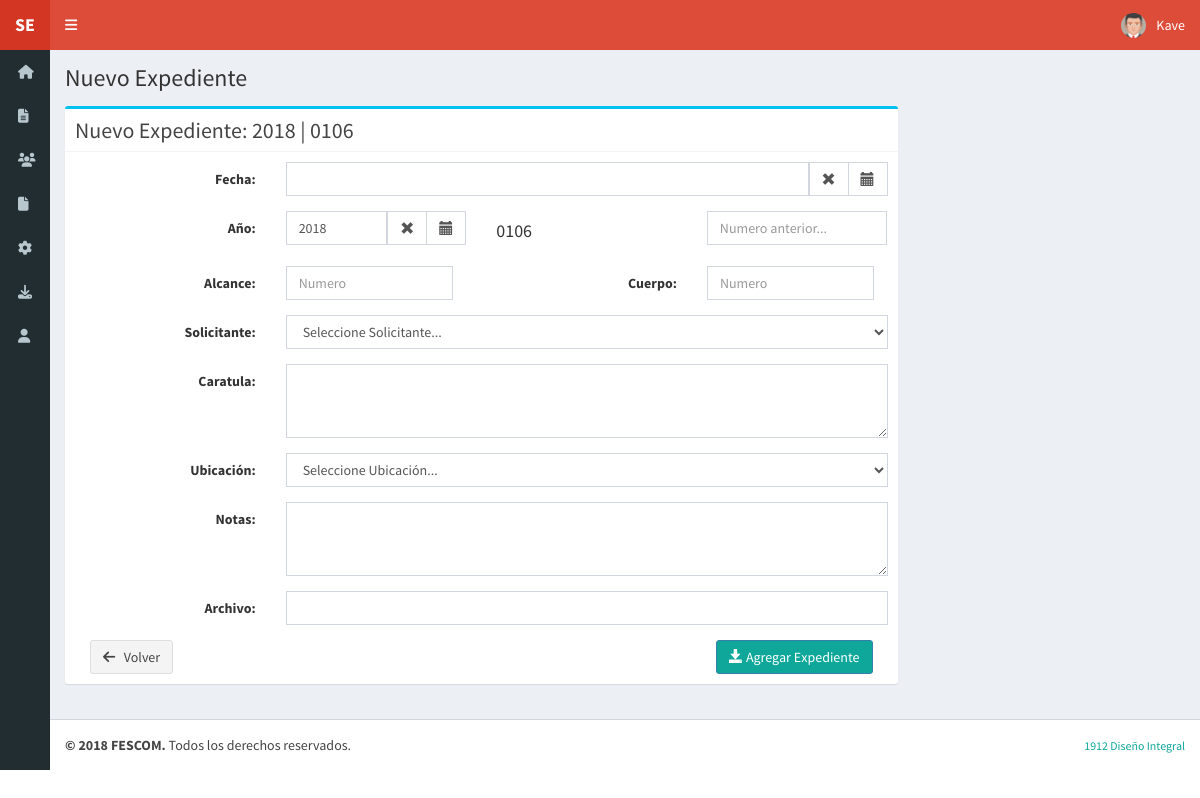
Before: /expedientes/_nuevo.php (signed in) with the older database file.
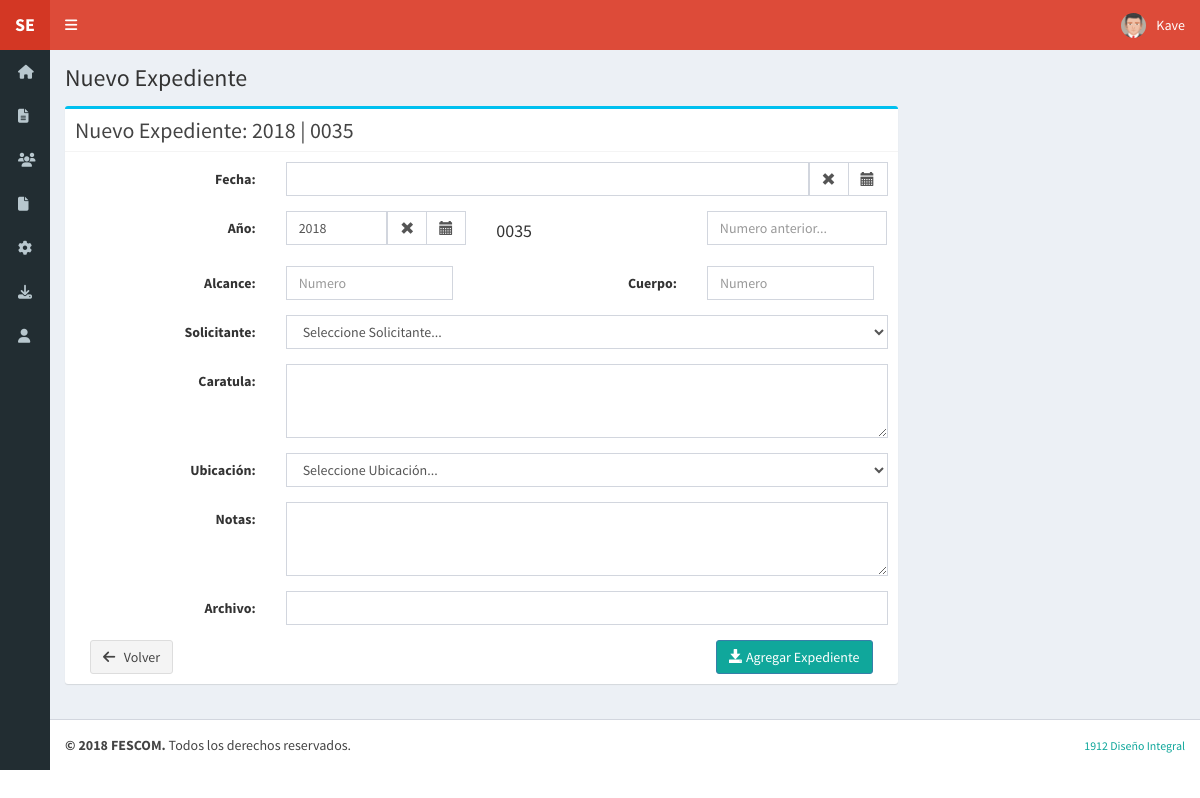
After: the same page with the newer database file.
### tables this page shows
CREATE TABLE `me_expedientes` (
  `Id` mediumint(9) NOT NULL AUTO_INCREMENT,
  `Ingreso` date NOT NULL,
  `Orden` varchar(8) NOT NULL,
  `Alcance` tinyint(4) NOT NULL,
  `Cuerpo` tinyint(4) NOT NULL,
  `Archivo` varchar(50) NOT NULL,
  `Solicitante` smallint(6) NOT NULL,
  `Caratula` varchar(300) NOT NULL,
  `Destino` smallint(6) NOT NULL,
  `Notas` varchar(50) NOT NULL,
  PRIMARY KEY (`Orden`),
  KEY `Idx` (`Id`)
);

### expedientes/_nuevo.php (the view, shortened to what the changed rows need)
<?php
$iniUrl = '../';
include($iniUrl . 'header.php');
if (isset($_POST['btn-signup'])) {
	$ingreso = $mysqli->real_escape_string(trim($_POST['fecha']));
	$periodo = $_POST['periodo'];
	$numero = $_POST['NumeroExp'];
	$alcance = $_POST['alcance'];
	$cuerpo = $_POST['cuerpo'];
	$solicitante = $_POST['solicitante'];
	$caratula = $_POST['motivo'];
	$ubicacion = $_POST['destino'];
	$archivo = $_POST['archivo'];
	$notas = $_POST['notas'];
	$query = $mysqli->prepare("INSERT INTO me_expedientes(Ingreso, Orden, Alcance, Cuerpo, Archivo, Solicitante, Caratula, Destino, Notas) VALUES (?,?,?,?,?,?,?,?,?)");
	$orden = $periodo . $numero;
	$query->bind_param('ssiisisis', $ingreso, $orden, $alcance, $cuerpo, $archivo, $solicitante, $caratula, $ubicacion, $notas);
	if($query->execute()) {
			$query->close();
			header('Location: index.php');
	} else {
			$msg = '<div class="alert alert-danger"><i class="fa fa-ban"></i> &nbsp; Ha ocurrido un error al salvar Nuevo Expediente...</div>';
	}
	$mysqli->close();
} else {
	$sql = "SELECT Orden FROM me_expedientes ORDER BY Orden DESC";
	if (!$tbl_mayor = $mysqli->query($sql)) {
			echo "<h2>Error en la Consulta SQL | Expedientes.</h2>";
			exit;
	} else {
			$maximo = $tbl_mayor->fetch_assoc();
			$ultimo = intval(substr($maximo['Orden'],4,4));
			$nuevonumero = str_pad($ultimo + 1, 4, '0', STR_PAD_LEFT);
	}
}
?>
<div class="content-wrapper">
  <section class="content-header">
    <h1>Nuevo Expediente</h1>
  </section>
  <section class="content">
		<div class="row">
			<div class="col-md-9">
				<div class="box box-info">
						<div class="box-header with-border">
								<h3 class="box-title pull-left">Nuevo Expediente: <?php echo date('Y') . ' | ' . $nuevonumero; ?></h3>
						</div>
					<div class="box-body">
    					<form method="post" id="nuevo-form" class="form-horizontal" role="form">
							<div class="form-group">
								<div class="col-md-2">
									<div id="NuevoNumero">
										<h4 ><?php echo $nuevonumero; ?></h4>
									</div>
								</div>
							</div>
						</form>
          </div>
  			</div>
    	</div>
    </div>
  </section>
</div>
  <link href="<?php echo $iniUrl;?>css/malo/bootstrap-datetimepicker.min.css" rel="stylesheet">
<?php include($iniUrl . 'footer.php');
?>

Changed rows visible on the page:
no longer on this page (row unchanged): me_expedientes: Orden "0106"
added me_expedientes: Orden "0035"
